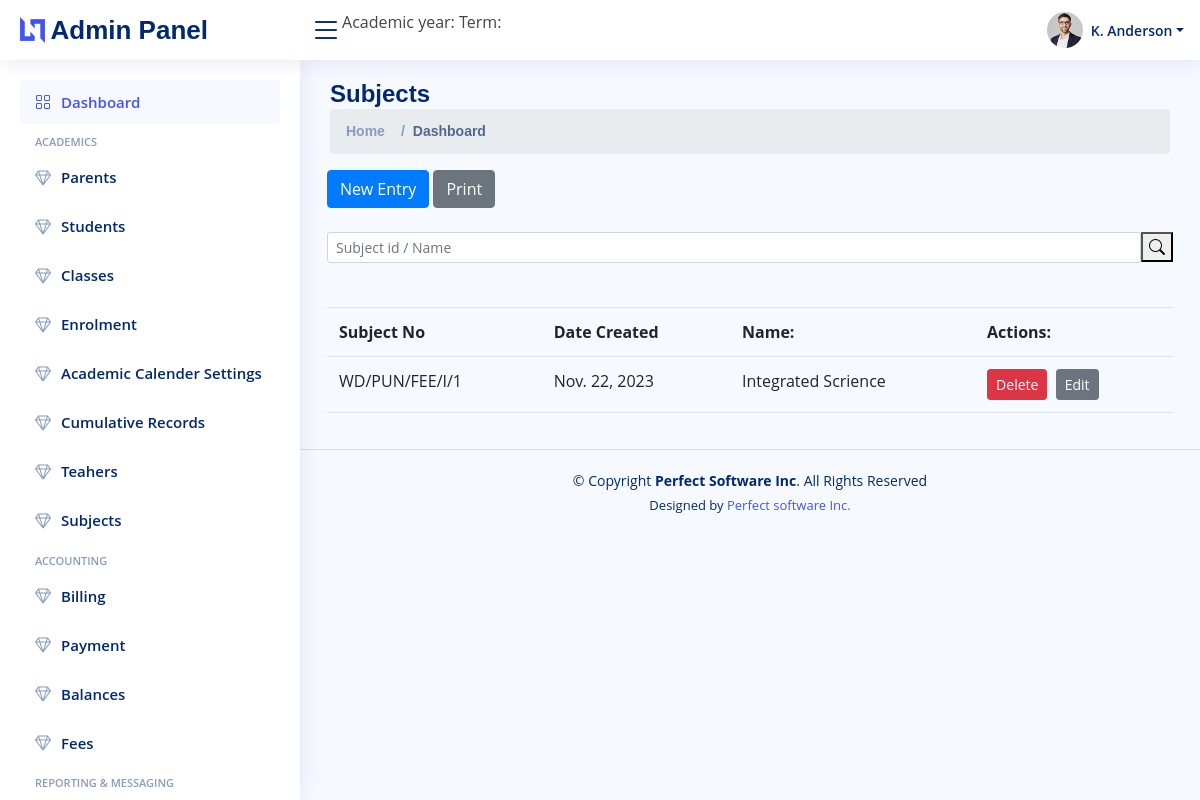
The app's page /dashboard/subject/, older data.
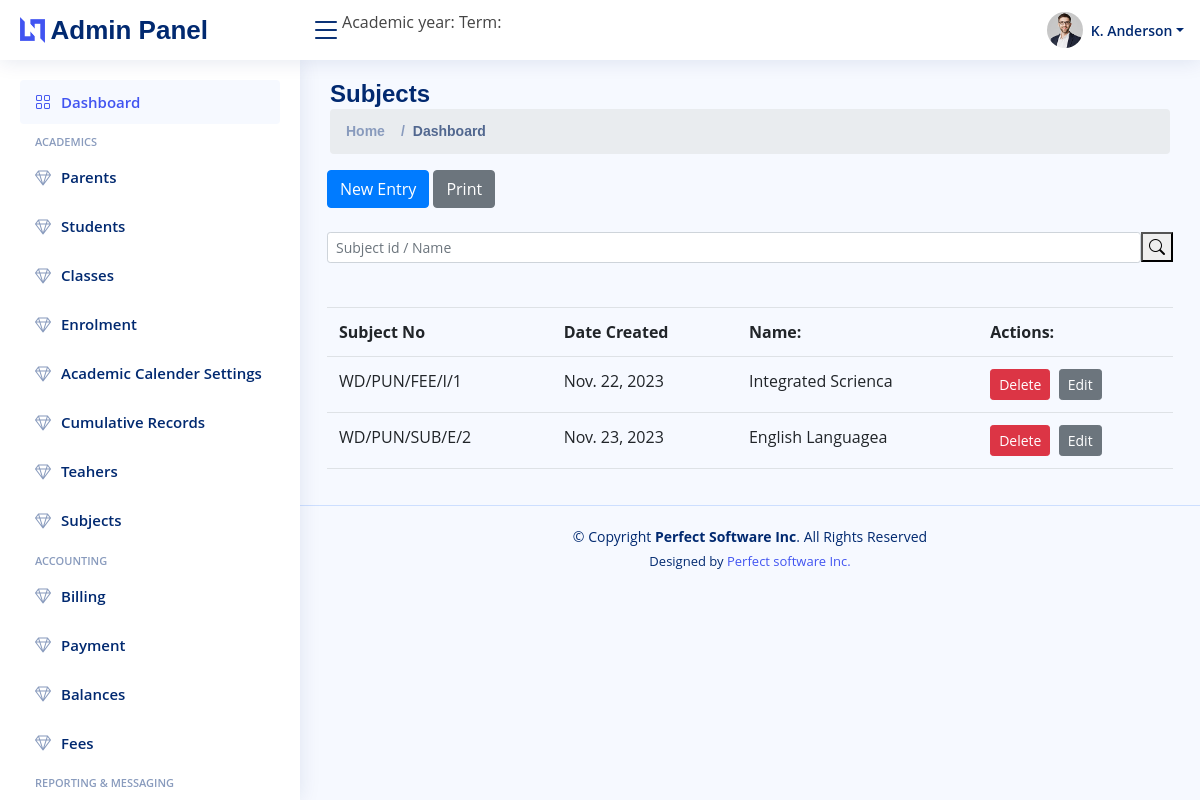
The same page, newer data.
### subjects/models.py (models this page shows)
class Subjects(models.Model):
    subjectNo = models.CharField(max_length=20, unique= True)
    name = models.CharField(max_length = 30, null=True)
    label = models.CharField(max_length = 30, null=True)
    createdAt = models.DateField(max_length = 30, default=datetime.date.today)
    updatedAt = models.DateField(max_length = 30, default=datetime.date.today)

### subjects/views.py (the view)
# urls.py: path("dashboard/subject/", views.view, name = 'subjectview'),
def view(request):
    subjects = Subjects.objects.all()
    return render(request,"subjectview.html",{'parents':subjects})

### subjects/templates/subjectview.html (shortened to what this page needs)
{% extends 'dashboard.html' %}
{%block pagetitle%}
<h1>Subjects</h1>
{%endblock%}
{%block body%}
<section>
    <div class="row">
        <div class="col-md-12">
            {%include 'subjectheader.html'%}
        </div>
        <div class="col-md-12">
            <div class="search-bar">
                <form action = "{% url 'searchsubject' %}" class="search-form d-flex align-items-center" method="POST" >
                    <input class="form-control form-control-sm" style="width: 100%;" type="text" name="searchkey" placeholder="Subject id / Name" title="Enter search keyword">
                  <button type="submit" title="Search" style="margin-bottom: 20px;"><i class="bi bi-search"></i></button>
                </form>
              </div><br>
        </div>
        <div class="col-md-12">
                {%if parents|length == 0%}
                <h3>No Data Found </h3>
                {%else%}
                <table class="table">
                    <tr>
                        <th>Subject No</th>
                        <th>Date Created</th>
                        <th>Name:</th>
                        <th>Actions:</th>
                    </tr>
                {% for parent in parents%}
                <tr>
                    <td>{{parent.subjectNo}}</td>
                    <td>{{parent.createdAt}}</td>
                    <td>{{parent.name}}</td>
                    <td><a href="/dashboard/subject/delete/{{parent.id}}"><button class =" btn btn-danger btn-sm">Delete</button></a> &nbsp<a href="/dashboard/subject/edit/{{parent.id}}"><button class = "btn btn-secondary btn-sm">Edit</button></a></td>
                </tr>
                {%endfor%}
                {%endif%}
            </table>
          </div>
    </div>
</section>
{%endblock%}

### account/templates/dashboard.html (shortened to what this page needs)
{% extends 'base.html' %}
{% load crispy_forms_tags %}
{% load static %}
{%block content%}
<header id="header" class="header fixed-top d-flex align-items-center">
    <div class="d-flex align-items-center justify-content-between">
      <a href="index.html" class="logo d-flex align-items-center">
        <img src="{% static 'assets/img/logo.png' %}" alt="">
        <span class="d-none d-lg-block">Admin Panel</span>
      </a>
      <i class="bi bi-list toggle-sidebar-btn"></i>
    </div>
    <div class="d-flex align-items-center justify-content-between">
      <p>Academic year:  </p> &nbsp
      <p>Term:
         </p>
    </div>
    <nav class="header-nav ms-auto">
      <ul class="d-flex align-items-center">
        <li class="nav-item dropdown pe-3">
          <a class="nav-link nav-profile d-flex align-items-center pe-0" href="#" data-bs-toggle="dropdown">
            <img src="{% static 'assets/img/profile-img.jpg' %}" alt="Profile" class="rounded-circle">
            <span class="d-none d-md-block dropdown-toggle ps-2">K. Anderson</span>
          </a>
        </li>
      </ul>
    </nav>
  </header>
  <aside id="sidebar" class="sidebar">
    <ul class="sidebar-nav" id="sidebar-nav">
      <li class="nav-item">
        <a class="nav-link " href="{% url 'dashboard'%}">
          <i class="bi bi-grid"></i>
          <span>Dashboard</span>
        </a>
      </li>
      <li class="nav-heading">Academics</li>
      <li class="nav-item">
        <a class="nav-link collapsed" href="{% url 'parentsview' %}">
          <i class="bi bi-gem"></i><span>Parents</span>
        </a>
      </li>
      <li class="nav-item">
        <a class="nav-link collapsed" href="{% url 'studentsview' %}">
          <i class="bi bi-gem"></i><span>Students</span>
        </a>
      </li>
      <li class="nav-item">
        <a class="nav-link collapsed"  href="{% url 'classview' %}">
          <i class="bi bi-gem"></i><span>Classes</i></span>
        </a>
      </li>
      <li class="nav-item">
        <a class="nav-link collapsed" href="{% url 'enrolview' %}">
          <i class="bi bi-gem"></i><span>Enrolment</i>
        </a>
      </li>
      <li class="nav-item">
        <a class="nav-link collapsed" href="{% url 'settings' %}" >
          <i class="bi bi-gem"></i><span>Academic Calender Settings</i>
        </a>
      </li>
      <li class="nav-item">
        <a class="nav-link collapsed" href="#">
          <i class="bi bi-gem"></i><span>Cumulative Records</i>
        </a>
      </li>
      <li class="nav-item">
        <a class="nav-link collapsed" data-bs-target="#student-nav" data-bs-toggle="collapse" href="#">
          <i class="bi bi-gem"></i><span>Teahers</span>
        </a>
      </li>
      <li class="nav-item">
        <a class="nav-link collapsed"  href="{%url 'subjectview'%}">
          <i class="bi bi-gem"></i><span>Subjects</span>
        </a>
      </li>
      <li class="nav-heading">Accounting</li>
      <li class="nav-item">
        <a class="nav-link collapsed" href="{% url 'billview' %}">
          <i class="bi bi-gem"></i><span>Billing</i>
        </a>
      </li>
      <li class="nav-item">
        <a class="nav-link collapsed" href="#">
          <i class="bi bi-gem"></i><span>Payment</i>
        </a>
      </li>
      <li class="nav-item">
        <a class="nav-link collapsed" href="#">
          <i class="bi bi-gem"></i><span>Balances</i>
        </a>
      </li>
      <li class="nav-item">
        <a class="nav-link collapsed" href="{% url 'feeview' %}">
          <i class="bi bi-gem"></i><span>Fees</i>
        </a>
      </li>
      <li class="nav-heading">Reporting & Messaging</li>
    </ul>
  </aside>
  <main id="main" class="main">
    <div class="pagetitle">
      {%block pagetitle%}
      {%endblock%}
      <nav>
        <ol class="breadcrumb">
          <li class="breadcrumb-item"><a href="#">Home</a></li>
          <li class="breadcrumb-item active">Dashboard</li>
        </ol>
      </nav>
    </div>
    <section class="section dashboard">
      <div class="row">
        <div class="col-lg-12">
          <div class="row">
            {%block body%}
            {%endblock%}
          </div>
        </div>
      </div>
    </section>
  </main>
  <footer id="footer" class="footer">
    <div class="copyright">
      &copy; Copyright <strong><span>Perfect Software Inc</span></strong>. All Rights Reserved
    </div>
    <div class="credits">
      Designed by <a href="#">Perfect software Inc.</a>
    </div>
  </footer>
{%endblock%}

### account/templates/base.html (shortened to what this page needs)
{% load static %}
<!doctype html>
<html lang="en">
<head>
    <link href="{% static 'assets/vendor/bootstrap/css/bootstrap.min.css' %}" rel="stylesheet">
    <link href="{% static 'select2.css' %}" rel="stylesheet">
    <link rel="stylesheet" href="https://cdn.jsdelivr.net/npm/bootstrap@4.0.0/dist/css/bootstrap.min.css">
    <link href="https://cdn.jsdelivr.net/npm/select2@4.1.0-rc.0/dist/css/select2.min.css" rel="stylesheet" />
    <link rel="stylesheet" href="{% static 'style.css' %}">
    <link rel="stylesheet" href="{% static 'assets/vendor/bootstrap-icons/bootstrap-icons.css' %}">
</head>
<body>
    {% block content %}{%endblock%}
</body>
</html>

### subjects/templates/subjectheader.html
<div class="">
    <a href="{% url 'newentrysubject' %}"><button class="btn btn-primary">New Entry</button></a>
    <a href="#"><button onclick="window.print()" class="btn btn-secondary">Print</button></a>
</div><br>

### static/style.css (style rules this page uses)
:root { scroll-behavior: smooth; }
body { font-family: "Open Sans", sans-serif; background: #f6f9ff; color: #444444; }
a { color: #4154f1; text-decoration: none; }
h1, h2, h3, h4, h5, h6 { font-family: "Nunito", sans-serif; }
#main { margin-top: 60px; padding: 20px 30px; transition: all 0.3s; }
.pagetitle { margin-bottom: 10px; }
.pagetitle h1 { font-size: 24px; margin-bottom: 0; font-weight: 600; color: #012970; }
.breadcrumb { font-size: 14px; font-family: "Nunito", sans-serif; color: #899bbd; font-weight: 600; }
.breadcrumb a { color: #899bbd; transition: 0.3s; }
.breadcrumb .breadcrumb-item::before { color: #899bbd; }
.breadcrumb .active { color: #51678f; font-weight: 600; }
.logo { line-height: 1; }
@media (min-width: 1200px) { .logo { width: 280px; } }
.logo img { max-height: 26px; margin-right: 6px; }
.logo span { font-size: 26px; font-weight: 700; color: #012970; font-family: "Nunito", sans-serif; }
.header { transition: all 0.5s; z-index: 997; height: 60px; box-shadow: 0px 2px 20px rgba(1, 41, 112, 0.1); background-color: #fff; padding-left: 20px; }
.header .toggle-sidebar-btn { font-size: 32px; padding-left: 10px; cursor: pointer; color: #012970; }
.header-nav ul { list-style: none; }
.header-nav>ul { margin: 0; padding: 0; }
.header-nav .nav-profile { color: #012970; }
.header-nav .nav-profile img { max-height: 36px; }
.header-nav .nav-profile span { font-size: 14px; font-weight: 600; }
.sidebar { position: fixed; top: 60px; left: 0; bottom: 0; width: 300px; z-index: 996; transition: all 0.3s; padding: 20px; overflow-y: auto; scrollbar-width: thin; scrollbar-color: #aab7cf transparent; box-shadow: 0px 0px 20px rgba(1, 41, 112, 0.1); background-color: #fff; }
@media (min-width: 1200px) { #main, #footer { margin-left: 300px; } }
.sidebar-nav { padding: 0; margin: 0; list-style: none; }
.sidebar-nav li { padding: 0; margin: 0; list-style: none; }
.sidebar-nav .nav-item { margin-bottom: 5px; }
.sidebar-nav .nav-heading { font-size: 11px; text-transform: uppercase; color: #899bbd; font-weight: 600; margin: 10px 0 5px 15px; }
.sidebar-nav .nav-link { display: flex; align-items: center; font-size: 15px; font-weight: 600; color: #4154f1; transition: 0.3; background: #f6f9ff; padding: 10px 15px; border-radius: 4px; }
.sidebar-nav .nav-link i { font-size: 16px; margin-right: 10px; color: #4154f1; }
.sidebar-nav .nav-link.collapsed { color: #012970; background: #fff; }
.sidebar-nav .nav-link.collapsed i { color: #899bbd; }
.footer { padding: 20px 0; font-size: 14px; transition: all 0.3s; border-top: 1px solid #cddfff; }
.footer .copyright { text-align: center; color: #012970; }
.footer .credits { padding-top: 5px; text-align: center; font-size: 13px; color: #012970; }
input,select { margin-bottom: 20px; }

Row changes from the older to the newer data that the page shows:
changed Subjects "WD/PUN/FEE/I/1": name "Integrated Scrience" → "Integrated Scrienca"
added Subjects: subjectNo "WD/PUN/SUB/E/2", createdAt "Nov. 23, 2023", name "English Languagea"
